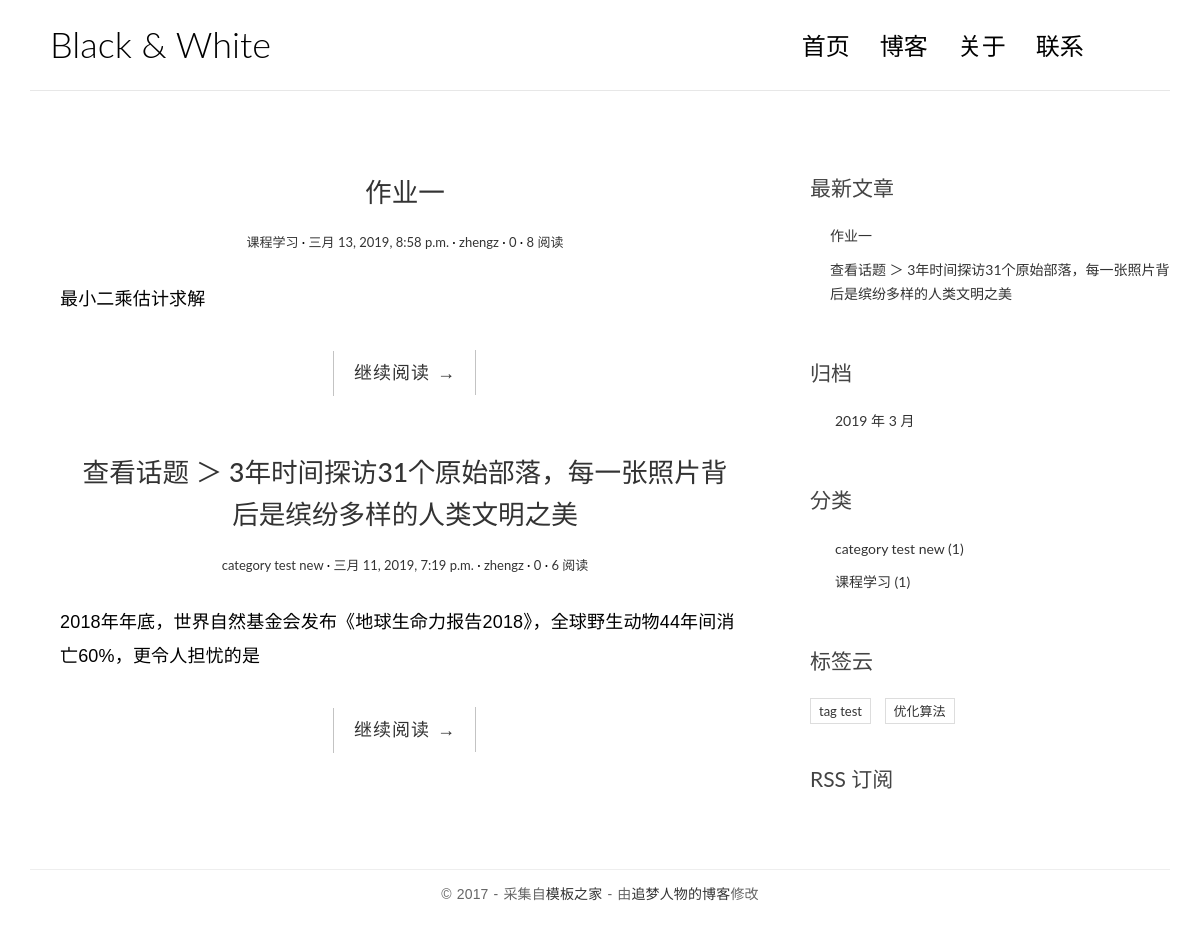
Before: / with the older database file.
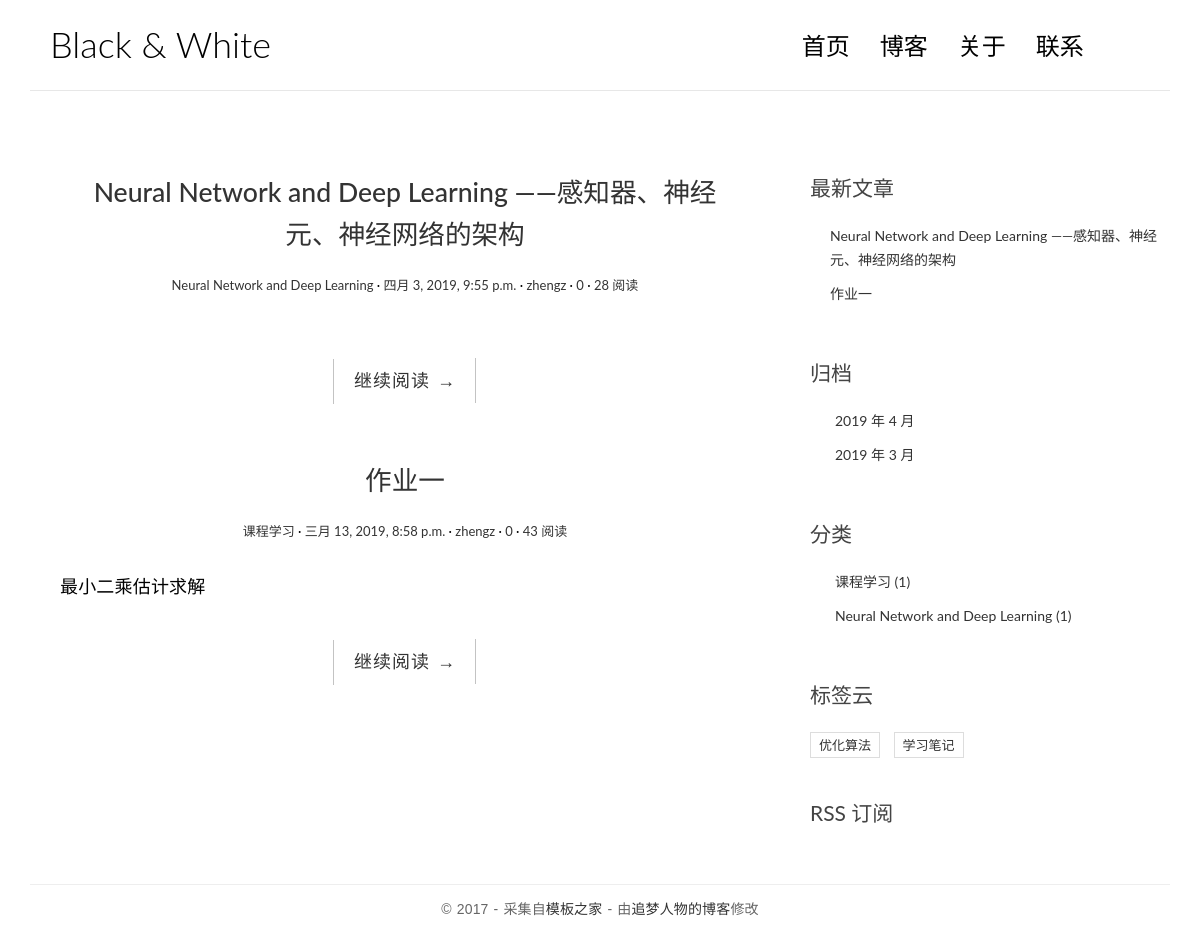
After: the same page with the newer database file.
### blog/models.py (models this page shows, shortened)
class Post(models.Model):
	title = models.CharField(max_length=70)
	body = models.TextField()
	create_time = models.DateTimeField()
	modified_time = models.DateTimeField()
	excerpt = models.CharField(max_length=200,blank=True)
	category = models.ForeignKey(Category,on_delete=models.CASCADE)
	tags = models.ManyToManyField(Tag,blank=True)
	author = models.ForeignKey(User,on_delete=models.CASCADE)
	views = models.PositiveIntegerField(default = 0) # 初始值为0
	body = models.TextField()
	excerpt = models.CharField(max_length=200,blank=True)
	def get_absolute_url(self):
		return reverse("blog:detail", kwargs={"pk": self.pk})
	class Meta:
		ordering = ['create_time']

class Category(models.Model):
	name = models.CharField(max_length=100)

class Tag(models.Model):
	name = models.CharField(max_length=100)

### blog/views.py (the view, shortened to what this page needs)
# urls.py: path(r'',views.IndexView.as_view(),name='index'),# 以空字符串开头且以空字符串结尾
class IndexView(ListView):
	model = Post
	template_name = 'blog/index.html'
	context_object_name = 'post_list'
	paginate_by = 10
	def get_queryset(self):
		return super(IndexView,self).get_queryset().order_by('-create_time')
	def get_context_data(self,**kwargs):
		context = super().get_context_data(**kwargs)
		paginator = context.get('paginator')
		page = context.get('page_obj')
		is_paginated = context.get('is_paginated')
		pagination_data = self.pagination_data(paginator,page,is_paginated)
		context.update(pagination_data)
		return context
	def pagination_data(self,paginator,page,is_paginated):
		if not is_paginated:
			return {}

### blog/templatetags/blog_tags.py (called while the page is built)
@register.simple_tag
def get_recent_posts(num=5):
    return Post.objects.all().order_by('-create_time')[:num]

@register.simple_tag
def archives():
    return Post.objects.dates('create_time','month',order='DESC')

@register.simple_tag
def get_categories():
    return Category.objects.annotate(num_posts=Count('post')).filter(num_posts__gt=0)

@register.simple_tag
def get_tags():
    return Tag.objects.annotate(num_posts=Count('post')).filter(num_posts__gt=0)

### blog/templates/blog/index.html (shortened to what this page needs)
{% extends 'base.html' %}
{% block main %}
    {% for post in post_list %}
        <article class="post post-{{ post.pk }}">
            <header class="entry-header">
                <h1 class="entry-title">
                    <a href="{{ post.get_absolute_url }}">{{ post.title }}</a>
                </h1>
                <div class="entry-meta">
                    <span class="post-category"><a href="#">{{ post.category.name }}</a></span>
                    <span class="post-date"><a href="#"><time class="entry-date"
                                                                datetime="{{ post.create_time }}">{{ post.create_time }}</time></a></span>
                    <span class="post-author"><a href="#">{{ post.author }}</a></span>
                    <span class="comments-link"><a href="#">{{ post.comment_set.count }}</a></span>
                    <span class="views-count"><a href="{{ post.get_absolute_url }}">{{ post.views }} 阅读</a></span>
                </div>
            </header>
            <div class="entry-content clearfix">
                <p>{{ post.excerpt }}
                </p>
                <div class="read-more cl-effect-14">
                    <a href="{{ post.get_absolute_url }}" class="more-link">继续阅读 <span class="meta-nav">→</span></a>
                </div>
            </div>
        </article>
    {% empty %}
        <div class="no-post">暂时还没有发布的文章！ </div>
    {% endfor %}
{% endblock main %}

### blog/templates/base.html (shortened to what the changed rows need)
{% load staticfiles %}
{% load blog_tags %}
<!DOCTYPE html>
<html>
<head>
    <link href="https://cdn.bootcss.com/bootstrap/3.3.7/css/bootstrap.min.css" rel="stylesheet">
    <link rel="stylesheet" href="http://code.ionicframework.com/ionicons/2.0.1/css/ionicons.min.css">
    <link rel="stylesheet" href="{% static 'blog/css/pace.css' %}">
    <link rel="stylesheet" href="{% static 'blog/css/custom.css' %}">
    <link rel="stylesheet" href="{% static 'blog/css/highlights/github.css' %}">
</head>
<body>
<div class="container">
    <header id="site-header">
        <div class="row">
            <div class="col-md-4 col-sm-5 col-xs-8">
                <div class="logo">
                    <h1><a href="{% url 'blog:index' %}"<b>Black</b> &amp; White</a></h1>
                </div>
            </div>
        </div>
    </header>
</div>
<div class="content-body">
    <div class="container">
        <div class="row">
            <main class="col-md-8">
                {% block main %}
                {% endblock main %}
            </main>
            <aside class="col-md-4">
                <div class="widget widget-recent-posts">
                    {% get_recent_posts as recent_post_list %}
                    <ul>
                        {% for post in recent_post_list %}
                        <li>
                            <a href="{{ post.get_absolute_url }}">{{ post.title }}</a>
                        </li>
                            {% empty %}
                            暂无文章！
                            {% endfor %}
                    </ul>
                </div>
                <div class="widget widget-archives">
                    {% archives as date_list %}
                    <ul>
                        {% for date in date_list %}
                        <li>
                        <a href="{% url 'blog:archives' date.year date.month %}">
                        {{ date.year }} 年 {{ date.month }} 月</a>
                        </li>
                            {% empty %}
                            暂无归档！
                            {% endfor %}
                    </ul>
                </div>
                <div class="widget widget-category">
                    {% get_categories as category_list %}
                    <ul>
                        {% for category in category_list %}
                        <li>
                        <a href="{% url 'blog:category' category.pk %}">{{ category.name }} <span class="post-count">({{ category.num_posts }})</span></a>
                        </li>
                        {% empty %}
                        暂无分类！
                        {% endfor %}
                    </ul>
                </div>
                <div class="widget widget-tag-cloud">
                {% get_tags as tag_list %}
                <ul>
                    {% for tag in tag_list %}
                    <li>
                    <a href="{% url 'blog:tag' tag.pk %}">{{ tag.name }}</a>
                    </li>
                    {% empty %}
                    暂无标签！
                    {% endfor %}
                </ul>
                </div>
            </aside>
        </div>
    </div>
</div>
</body>
</html>

Changed rows visible on the page:
removed Post: title "查看话题 ＞ 3年时间探访31个原始部落，每一张照片背后是缤纷多样的人类文明之美", category.name "category test new", create_time "三月 11, 2019, 7:19 p.m.", author "zhengz", comment_set.count "0", views "6", excerpt "2018年年底，世界自然基金会发布《地球生命力报告2018》，全球野生动物44年间消亡60%，更令人担忧的是"
no longer on this page (row unchanged): Category: name "category test new", num_posts "1"
no longer on this page (row unchanged): Tag: name "tag test"
added Post: title "Neural Network and Deep Learning ——感知器、神经元、神经网络的架构", category.name "Neural Network and Deep Learning", create_time "四月 3, 2019, 9:55 p.m.", author "zhengz", comment_set.count "0", views "28"
changed Post "作业一": views "8" → "43"
added Category: name "Neural Network and Deep Learning", num_posts "1"
added Tag: name "学习笔记"
Other visible differences:
new list line: "2019 年 4 月"
